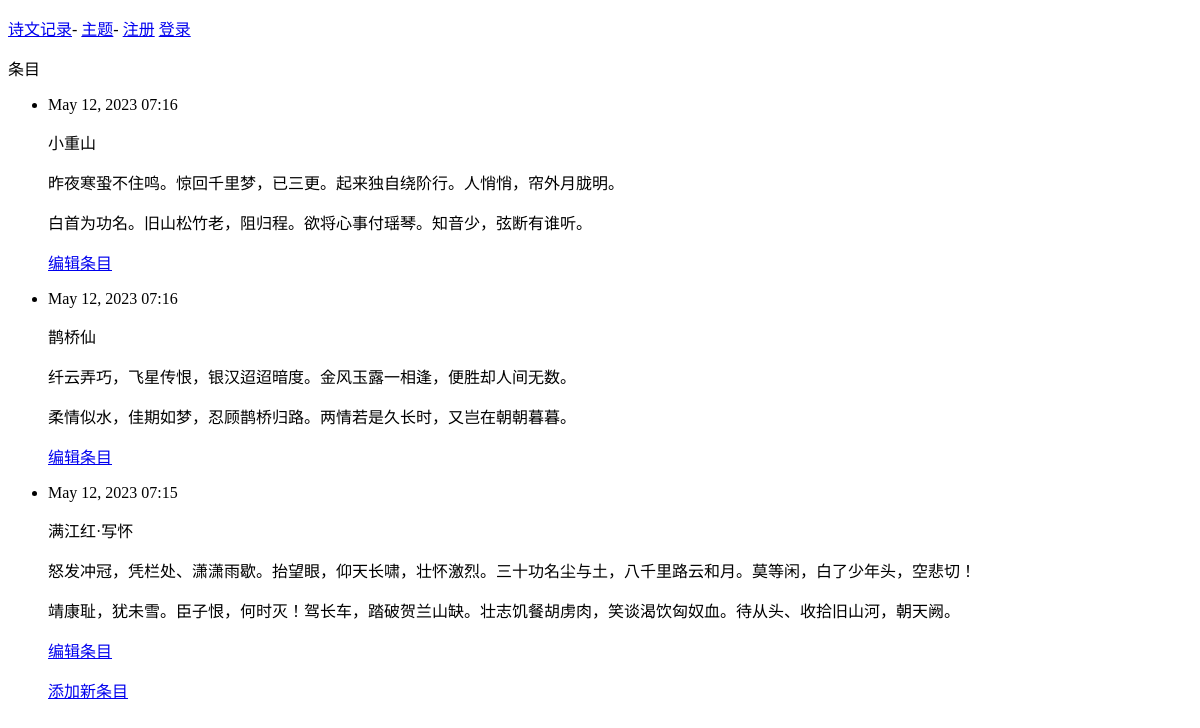
Before: /topics/2/ with the older database file.
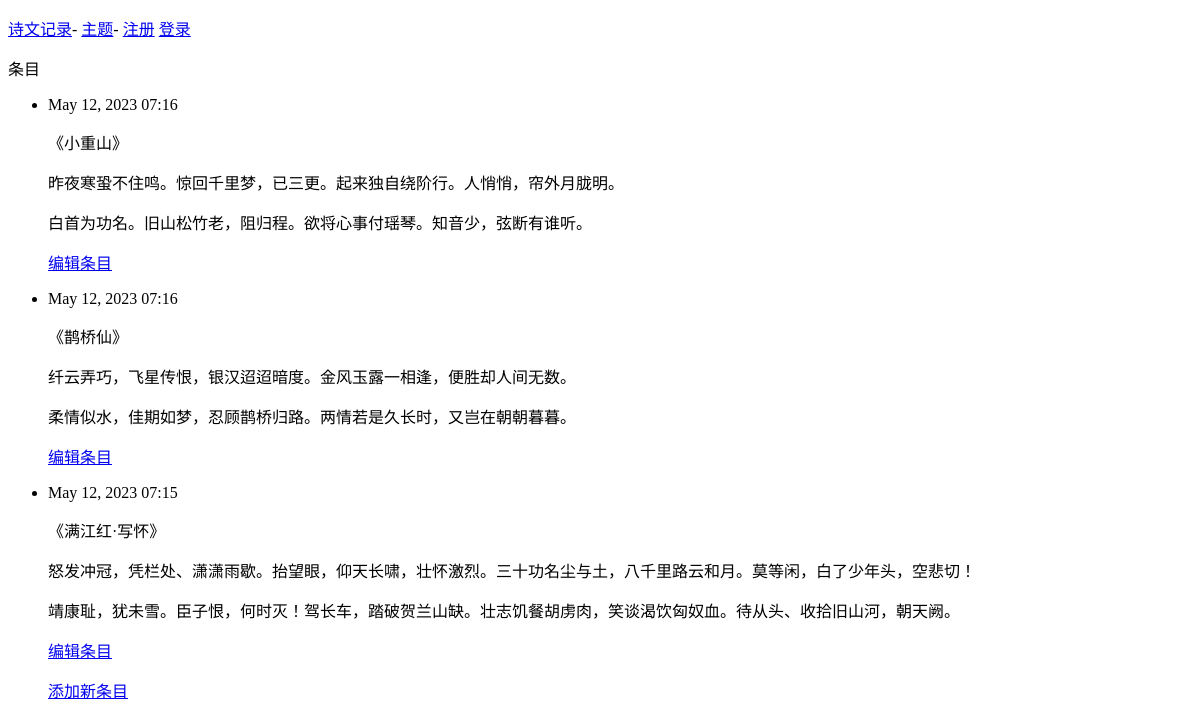
After: the same page with the newer database file.
### learning_logs/models.py (models this page shows, shortened)
class Entry(models.Model):
    topic = models.ForeignKey(Topic, on_delete=models.CASCADE)  # 外键参考Topic
    text = models.TextField()  # TextField实例
    date_added = models.DateTimeField(auto_now_add=True)
    class Meta:
        verbose_name_plural = 'entries'

### learning_logs/views.py (the view)
# urls.py: url(r'^topics/(?P<topic_id>\d+)/$', views.topic, name='topic'),
def topic(request, topic_id):
    topic = Topic.objects.get(id=topic_id)
    entries = topic.entry_set.order_by('-date_added')
    context = {'topic': topic, 'entries': entries}
    return render(request, 'learning_logs/topic.html', context)

### learning_logs/templates/learning_logs/topic.html (shortened to what this page needs)
<!DOCTYPE html>
<html lang="en">
<head>
</head>
<body>
{% extends "learning_logs/base.html" %}
{% block content %}
    <p>条目</p>
<ul>
    {% for entry in entries %}
    <li>
        <p>{{ entry.date_added|date:'M d, Y H:i' }}</p>
        <p>{{ entry.text|linebreaks }}</p>
    <p><a href="{% url 'learning_logs:edit_entry' entry.id %}">编辑条目</a></p>
    </li>
    {% empty %}
    <li>
        There are no entries for this topic yet.
    </li>
    {% endfor %}
<p><a href="{% url 'learning_logs:new_entry' topic.id %}">添加新条目</a></p>
</ul>
{% endblock content %}

Changed rows visible on the page:
changed Entry: text "小重山 昨夜寒蛩不住鸣。惊回千里梦，已三更。起来独自绕阶行。人悄悄，帘外月胧明。 白首为功名。旧山松竹老，阻归程。欲将心事付瑶琴。知音少，弦断有谁听。" → "《小重山》 昨夜寒蛩不住鸣。惊回千里梦，已三更。起来独自绕阶行。人悄悄，帘外月胧明。 白首为功名。旧山松竹老，阻归程。欲将心事付瑶琴。知音少，弦断有谁听。"
changed Entry: text "鹊桥仙 纤云弄巧，飞星传恨，银汉迢迢暗度。金风玉露一相逢，便胜却人间无数。 柔情似水，佳期如梦，忍顾鹊桥归路。两情若是久长时，又岂在朝朝暮暮。" → "《鹊桥仙》 纤云弄巧，飞星传恨，银汉迢迢暗度。金风玉露一相逢，便胜却人间无数。 柔情似水，佳期如梦，忍顾鹊桥归路。两情若是久长时，又岂在朝朝暮暮。"
changed Entry: text "满江红·写怀 怒发冲冠，凭栏处、潇潇雨歇。抬望眼，仰天长啸，壮怀激烈。三十功名尘与土，八千里路云和月。莫等闲，白了少年头，空悲切！ 靖康耻，犹未雪。臣子恨，何时灭！驾长车，踏破贺兰山缺。壮志饥餐胡虏肉，笑谈渴饮匈奴血。待从头、收拾旧山河，朝天阙。" → "《满江红·写怀》 怒发冲冠，凭栏处、潇潇雨歇。抬望眼，仰天长啸，壮怀激烈。三十功名尘与土，八千里路云和月。莫等闲，白了少年头，空悲切！ 靖康耻，犹未雪。臣子恨，何时灭！驾长车，踏破贺兰山缺。壮志饥餐胡虏肉，笑谈渴饮匈奴血。待从头、收拾旧山河，朝天阙。"
